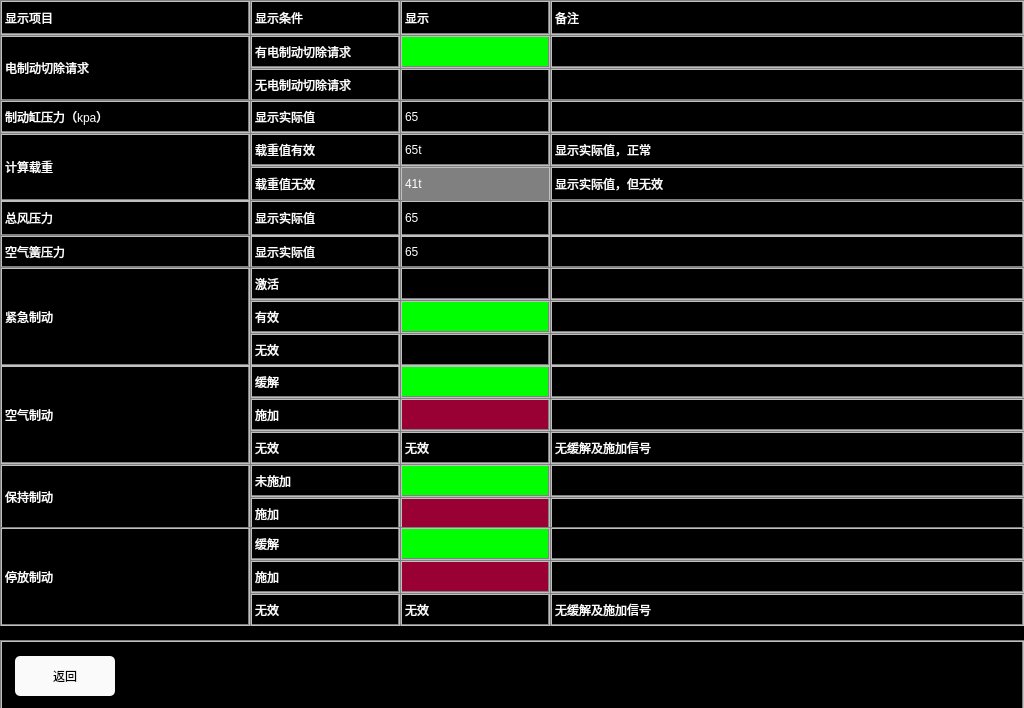
<?xml version="1.0" encoding="UTF-8"?>
<ui version="4.0">
 <class>BrakestateHelpPage</class>
 <widget class="QWidget" name="BrakestateHelpPage">
  <property name="geometry">
   <rect>
    <x>0</x>
    <y>0</y>
    <width>1024</width>
    <height>708</height>
   </rect>
  </property>
  <property name="windowTitle">
   <string>Form</string>
  </property>
  <property name="styleSheet">
   <string notr="true">QLabel
{
	color: white;
	border: 2px groove, gray;
    border-color: gray;
	font: 20px, &quot;SimHei&quot;;	
}

QWidget
{
	background-color: black;
}

QPushButton
{
	font: 20px, &quot;SimHei&quot;;
    color: black;
	background-color: rgb(250, 250, 250);
	border-radius: 5px;
}</string>
  </property>
  <widget class="QLabel" name="label_defaultInfo1_13">
   <property name="geometry">
    <rect>
     <x>400</x>
     <y>398</y>
     <width>150</width>
     <height>33</height>
    </rect>
   </property>
   <property name="styleSheet">
    <string notr="true">font: 15px; color: white; background-color: rgb(153,0,51); border: 2px groove, gray; border-color: gray;</string>
   </property>
   <property name="text">
    <string/>
   </property>
  </widget>
  <widget class="QLabel" name="label_defaultInfo1_15">
   <property name="geometry">
    <rect>
     <x>250</x>
     <y>398</y>
     <width>150</width>
     <height>33</height>
    </rect>
   </property>
   <property name="text">
    <string>施加</string>
   </property>
  </widget>
  <widget class="QLabel" name="label_defaultInfo1_9">
   <property name="geometry">
    <rect>
     <x>550</x>
     <y>365</y>
     <width>474</width>
     <height>33</height>
    </rect>
   </property>
   <property name="text">
    <string/>
   </property>
  </widget>
  <widget class="QLabel" name="label_defaultInfo1_14">
   <property name="geometry">
    <rect>
     <x>550</x>
     <y>398</y>
     <width>474</width>
     <height>33</height>
    </rect>
   </property>
   <property name="text">
    <string/>
   </property>
  </widget>
  <widget class="QLabel" name="label_voltage1_2">
   <property name="geometry">
    <rect>
     <x>550</x>
     <y>68</y>
     <width>474</width>
     <height>33</height>
    </rect>
   </property>
   <property name="text">
    <string/>
   </property>
  </widget>
  <widget class="QLabel" name="label_voltage1_1">
   <property name="geometry">
    <rect>
     <x>400</x>
     <y>68</y>
     <width>150</width>
     <height>33</height>
    </rect>
   </property>
   <property name="styleSheet">
    <string notr="true"/>
   </property>
   <property name="text">
    <string/>
   </property>
  </widget>
  <widget class="QLabel" name="label_breakLevel4_3">
   <property name="geometry">
    <rect>
     <x>550</x>
     <y>0</y>
     <width>474</width>
     <height>35</height>
    </rect>
   </property>
   <property name="text">
    <string>备注</string>
   </property>
  </widget>
  <widget class="QLabel" name="label_current_2">
   <property name="geometry">
    <rect>
     <x>0</x>
     <y>0</y>
     <width>250</width>
     <height>35</height>
    </rect>
   </property>
   <property name="text">
    <string>显示项目</string>
   </property>
  </widget>
  <widget class="QLabel" name="label_defaultInfo1_10">
   <property name="geometry">
    <rect>
     <x>250</x>
     <y>365</y>
     <width>150</width>
     <height>33</height>
    </rect>
   </property>
   <property name="text">
    <string>缓解</string>
   </property>
  </widget>
  <widget class="QLabel" name="label_defaultInfo_2">
   <property name="geometry">
    <rect>
     <x>0</x>
     <y>365</y>
     <width>250</width>
     <height>99</height>
    </rect>
   </property>
   <property name="text">
    <string>空气制动</string>
   </property>
  </widget>
  <widget class="QLabel" name="label_viewComment">
   <property name="geometry">
    <rect>
     <x>550</x>
     <y>35</y>
     <width>474</width>
     <height>33</height>
    </rect>
   </property>
   <property name="text">
    <string/>
   </property>
  </widget>
  <widget class="QLabel" name="label_viewCondition">
   <property name="geometry">
    <rect>
     <x>250</x>
     <y>35</y>
     <width>150</width>
     <height>33</height>
    </rect>
   </property>
   <property name="text">
    <string>有电制动切除请求</string>
   </property>
  </widget>
  <widget class="QLabel" name="label_viewItem">
   <property name="geometry">
    <rect>
     <x>400</x>
     <y>35</y>
     <width>150</width>
     <height>33</height>
    </rect>
   </property>
   <property name="styleSheet">
    <string notr="true">background-color: rgb(0,255,0);</string>
   </property>
   <property name="text">
    <string/>
   </property>
  </widget>
  <widget class="QLabel" name="label_voltage">
   <property name="geometry">
    <rect>
     <x>0</x>
     <y>35</y>
     <width>250</width>
     <height>66</height>
    </rect>
   </property>
   <property name="text">
    <string>电制动切除请求</string>
   </property>
  </widget>
  <widget class="QLabel" name="label_voltage1">
   <property name="geometry">
    <rect>
     <x>250</x>
     <y>68</y>
     <width>150</width>
     <height>33</height>
    </rect>
   </property>
   <property name="text">
    <string>无电制动切除请求</string>
   </property>
  </widget>
  <widget class="QLabel" name="label_breakLevel4_4">
   <property name="geometry">
    <rect>
     <x>400</x>
     <y>0</y>
     <width>150</width>
     <height>35</height>
    </rect>
   </property>
   <property name="styleSheet">
    <string notr="true"/>
   </property>
   <property name="text">
    <string>显示</string>
   </property>
  </widget>
  <widget class="QLabel" name="label_breakLevel4_5">
   <property name="geometry">
    <rect>
     <x>250</x>
     <y>0</y>
     <width>150</width>
     <height>35</height>
    </rect>
   </property>
   <property name="text">
    <string>显示条件</string>
   </property>
  </widget>
  <widget class="QLabel" name="label_current">
   <property name="geometry">
    <rect>
     <x>0</x>
     <y>200</y>
     <width>250</width>
     <height>36</height>
    </rect>
   </property>
   <property name="text">
    <string>总风压力</string>
   </property>
  </widget>
  <widget class="QLabel" name="label_defaultInfo1_11">
   <property name="geometry">
    <rect>
     <x>400</x>
     <y>365</y>
     <width>150</width>
     <height>33</height>
    </rect>
   </property>
   <property name="styleSheet">
    <string notr="true">background-color: rgb(0,255,0);
color:black;</string>
   </property>
   <property name="text">
    <string/>
   </property>
  </widget>
  <widget class="QLabel" name="label_breakLevel4_6">
   <property name="geometry">
    <rect>
     <x>550</x>
     <y>166</y>
     <width>474</width>
     <height>35</height>
    </rect>
   </property>
   <property name="text">
    <string>显示实际值，但无效</string>
   </property>
  </widget>
  <widget class="QLabel" name="label_current_3">
   <property name="geometry">
    <rect>
     <x>0</x>
     <y>133</y>
     <width>250</width>
     <height>68</height>
    </rect>
   </property>
   <property name="text">
    <string>计算载重</string>
   </property>
  </widget>
  <widget class="QLabel" name="label_breakLevel3_3">
   <property name="geometry">
    <rect>
     <x>550</x>
     <y>133</y>
     <width>474</width>
     <height>33</height>
    </rect>
   </property>
   <property name="text">
    <string>显示实际值，正常</string>
   </property>
  </widget>
  <widget class="QLabel" name="label_breakLevel3_4">
   <property name="geometry">
    <rect>
     <x>400</x>
     <y>133</y>
     <width>150</width>
     <height>33</height>
    </rect>
   </property>
   <property name="styleSheet">
    <string notr="true"/>
   </property>
   <property name="text">
    <string>65t</string>
   </property>
  </widget>
  <widget class="QLabel" name="label_breakLevel4_7">
   <property name="geometry">
    <rect>
     <x>400</x>
     <y>166</y>
     <width>150</width>
     <height>35</height>
    </rect>
   </property>
   <property name="styleSheet">
    <string notr="true">background-color: grey;</string>
   </property>
   <property name="text">
    <string>41t</string>
   </property>
  </widget>
  <widget class="QLabel" name="label_breakLevel3_5">
   <property name="geometry">
    <rect>
     <x>250</x>
     <y>133</y>
     <width>150</width>
     <height>33</height>
    </rect>
   </property>
   <property name="text">
    <string>载重值有效</string>
   </property>
  </widget>
  <widget class="QLabel" name="label_breakLevel4_8">
   <property name="geometry">
    <rect>
     <x>250</x>
     <y>166</y>
     <width>150</width>
     <height>35</height>
    </rect>
   </property>
   <property name="text">
    <string>载重值无效</string>
   </property>
  </widget>
  <widget class="QLabel" name="label_defaultInfo1_7">
   <property name="geometry">
    <rect>
     <x>400</x>
     <y>235</y>
     <width>150</width>
     <height>33</height>
    </rect>
   </property>
   <property name="styleSheet">
    <string notr="true"/>
   </property>
   <property name="text">
    <string>65</string>
   </property>
  </widget>
  <widget class="QLabel" name="label_defaultInfo">
   <property name="geometry">
    <rect>
     <x>0</x>
     <y>235</y>
     <width>250</width>
     <height>33</height>
    </rect>
   </property>
   <property name="text">
    <string>空气簧压力</string>
   </property>
  </widget>
  <widget class="QLabel" name="label_defaultInfo1_6">
   <property name="geometry">
    <rect>
     <x>550</x>
     <y>235</y>
     <width>474</width>
     <height>33</height>
    </rect>
   </property>
   <property name="text">
    <string/>
   </property>
  </widget>
  <widget class="QLabel" name="label_defaultInfo1_8">
   <property name="geometry">
    <rect>
     <x>250</x>
     <y>235</y>
     <width>150</width>
     <height>33</height>
    </rect>
   </property>
   <property name="text">
    <string>显示实际值</string>
   </property>
  </widget>
  <widget class="QLabel" name="label_defaultInfo1_21">
   <property name="geometry">
    <rect>
     <x>550</x>
     <y>200</y>
     <width>474</width>
     <height>36</height>
    </rect>
   </property>
   <property name="text">
    <string/>
   </property>
  </widget>
  <widget class="QLabel" name="label_defaultInfo1_22">
   <property name="geometry">
    <rect>
     <x>250</x>
     <y>200</y>
     <width>150</width>
     <height>36</height>
    </rect>
   </property>
   <property name="text">
    <string>显示实际值</string>
   </property>
  </widget>
  <widget class="QLabel" name="label_defaultInfo1_23">
   <property name="geometry">
    <rect>
     <x>400</x>
     <y>200</y>
     <width>150</width>
     <height>36</height>
    </rect>
   </property>
   <property name="styleSheet">
    <string notr="true"/>
   </property>
   <property name="text">
    <string>65</string>
   </property>
  </widget>
  <widget class="QPushButton" name="btn_back">
   <property name="geometry">
    <rect>
     <x>15</x>
     <y>656</y>
     <width>100</width>
     <height>40</height>
    </rect>
   </property>
   <property name="styleSheet">
    <string notr="true">font: 20px, &quot;SimHei&quot;;
color: black;
background-color: rgb(250, 250, 250);
border-radius: 5px;</string>
   </property>
   <property name="text">
    <string>返回</string>
   </property>
  </widget>
  <widget class="QLabel" name="NavigatorBackground">
   <property name="geometry">
    <rect>
     <x>0</x>
     <y>640</y>
     <width>1024</width>
     <height>70</height>
    </rect>
   </property>
   <property name="text">
    <string/>
   </property>
  </widget>
  <widget class="QLabel" name="label_breakLevel_2">
   <property name="geometry">
    <rect>
     <x>0</x>
     <y>100</y>
     <width>250</width>
     <height>33</height>
    </rect>
   </property>
   <property name="text">
    <string>制动缸压力（kpa）</string>
   </property>
  </widget>
  <widget class="QLabel" name="label_defaultInfo1_12">
   <property name="geometry">
    <rect>
     <x>250</x>
     <y>100</y>
     <width>150</width>
     <height>33</height>
    </rect>
   </property>
   <property name="text">
    <string>显示实际值</string>
   </property>
  </widget>
  <widget class="QLabel" name="label_defaultInfo1_16">
   <property name="geometry">
    <rect>
     <x>400</x>
     <y>100</y>
     <width>150</width>
     <height>33</height>
    </rect>
   </property>
   <property name="styleSheet">
    <string notr="true"/>
   </property>
   <property name="text">
    <string>65</string>
   </property>
  </widget>
  <widget class="QLabel" name="label_defaultInfo1_17">
   <property name="geometry">
    <rect>
     <x>550</x>
     <y>100</y>
     <width>474</width>
     <height>33</height>
    </rect>
   </property>
   <property name="text">
    <string/>
   </property>
  </widget>
  <widget class="QLabel" name="label_defaultInfo1_33">
   <property name="geometry">
    <rect>
     <x>250</x>
     <y>300</y>
     <width>150</width>
     <height>33</height>
    </rect>
   </property>
   <property name="text">
    <string>有效</string>
   </property>
  </widget>
  <widget class="QLabel" name="label_defaultInfo1_34">
   <property name="geometry">
    <rect>
     <x>400</x>
     <y>333</y>
     <width>150</width>
     <height>33</height>
    </rect>
   </property>
   <property name="styleSheet">
    <string notr="true"/>
   </property>
   <property name="text">
    <string/>
   </property>
  </widget>
  <widget class="QLabel" name="label_defaultInfo1_35">
   <property name="geometry">
    <rect>
     <x>250</x>
     <y>333</y>
     <width>150</width>
     <height>33</height>
    </rect>
   </property>
   <property name="text">
    <string>无效</string>
   </property>
  </widget>
  <widget class="QLabel" name="label_defaultInfo1_36">
   <property name="geometry">
    <rect>
     <x>400</x>
     <y>300</y>
     <width>150</width>
     <height>33</height>
    </rect>
   </property>
   <property name="styleSheet">
    <string notr="true">background-color: rgb(0,255,0);
color:black;</string>
   </property>
   <property name="text">
    <string/>
   </property>
  </widget>
  <widget class="QLabel" name="label_defaultInfo1_37">
   <property name="geometry">
    <rect>
     <x>250</x>
     <y>267</y>
     <width>150</width>
     <height>33</height>
    </rect>
   </property>
   <property name="text">
    <string>激活</string>
   </property>
  </widget>
  <widget class="QLabel" name="label_defaultInfo1_38">
   <property name="geometry">
    <rect>
     <x>400</x>
     <y>267</y>
     <width>150</width>
     <height>33</height>
    </rect>
   </property>
   <property name="styleSheet">
    <string notr="true">image: url(:/image/STOP.png);</string>
   </property>
   <property name="text">
    <string/>
   </property>
  </widget>
  <widget class="QLabel" name="label_defaultInfo1_39">
   <property name="geometry">
    <rect>
     <x>550</x>
     <y>267</y>
     <width>474</width>
     <height>33</height>
    </rect>
   </property>
   <property name="text">
    <string/>
   </property>
  </widget>
  <widget class="QLabel" name="label_defaultInfo1_40">
   <property name="geometry">
    <rect>
     <x>550</x>
     <y>333</y>
     <width>474</width>
     <height>33</height>
    </rect>
   </property>
   <property name="text">
    <string/>
   </property>
  </widget>
  <widget class="QLabel" name="label_defaultInfo_4">
   <property name="geometry">
    <rect>
     <x>0</x>
     <y>267</y>
     <width>250</width>
     <height>99</height>
    </rect>
   </property>
   <property name="text">
    <string>紧急制动</string>
   </property>
  </widget>
  <widget class="QLabel" name="label_defaultInfo1_41">
   <property name="geometry">
    <rect>
     <x>550</x>
     <y>300</y>
     <width>474</width>
     <height>33</height>
    </rect>
   </property>
   <property name="text">
    <string/>
   </property>
  </widget>
  <widget class="QLabel" name="label_defaultInfo_3">
   <property name="geometry">
    <rect>
     <x>0</x>
     <y>464</y>
     <width>250</width>
     <height>66</height>
    </rect>
   </property>
   <property name="text">
    <string>保持制动</string>
   </property>
  </widget>
  <widget class="QLabel" name="label_defaultInfo1_18">
   <property name="geometry">
    <rect>
     <x>250</x>
     <y>464</y>
     <width>150</width>
     <height>33</height>
    </rect>
   </property>
   <property name="text">
    <string>未施加</string>
   </property>
  </widget>
  <widget class="QLabel" name="label_defaultInfo1_19">
   <property name="geometry">
    <rect>
     <x>400</x>
     <y>464</y>
     <width>150</width>
     <height>33</height>
    </rect>
   </property>
   <property name="styleSheet">
    <string notr="true">background-color: rgb(0,255,0);
color:black;</string>
   </property>
   <property name="text">
    <string/>
   </property>
  </widget>
  <widget class="QLabel" name="label_defaultInfo1_20">
   <property name="geometry">
    <rect>
     <x>550</x>
     <y>464</y>
     <width>474</width>
     <height>33</height>
    </rect>
   </property>
   <property name="text">
    <string/>
   </property>
  </widget>
  <widget class="QLabel" name="label_defaultInfo1_24">
   <property name="geometry">
    <rect>
     <x>250</x>
     <y>497</y>
     <width>150</width>
     <height>33</height>
    </rect>
   </property>
   <property name="text">
    <string>施加</string>
   </property>
  </widget>
  <widget class="QLabel" name="label_defaultInfo1_25">
   <property name="geometry">
    <rect>
     <x>400</x>
     <y>497</y>
     <width>150</width>
     <height>33</height>
    </rect>
   </property>
   <property name="styleSheet">
    <string notr="true">font: 15px; color: white; background-color: rgb(153,0,51); border: 2px groove, gray; border-color: gray;</string>
   </property>
   <property name="text">
    <string/>
   </property>
  </widget>
  <widget class="QLabel" name="label_defaultInfo1_26">
   <property name="geometry">
    <rect>
     <x>550</x>
     <y>497</y>
     <width>474</width>
     <height>33</height>
    </rect>
   </property>
   <property name="text">
    <string/>
   </property>
  </widget>
  <widget class="QLabel" name="label_defaultInfo_5">
   <property name="geometry">
    <rect>
     <x>0</x>
     <y>527</y>
     <width>250</width>
     <height>99</height>
    </rect>
   </property>
   <property name="text">
    <string>停放制动</string>
   </property>
  </widget>
  <widget class="QLabel" name="label_defaultInfo1_27">
   <property name="geometry">
    <rect>
     <x>250</x>
     <y>527</y>
     <width>150</width>
     <height>33</height>
    </rect>
   </property>
   <property name="text">
    <string>缓解</string>
   </property>
  </widget>
  <widget class="QLabel" name="label_defaultInfo1_28">
   <property name="geometry">
    <rect>
     <x>400</x>
     <y>527</y>
     <width>150</width>
     <height>33</height>
    </rect>
   </property>
   <property name="styleSheet">
    <string notr="true">background-color: rgb(0,255,0);
color:black;</string>
   </property>
   <property name="text">
    <string/>
   </property>
  </widget>
  <widget class="QLabel" name="label_defaultInfo1_29">
   <property name="geometry">
    <rect>
     <x>550</x>
     <y>527</y>
     <width>474</width>
     <height>33</height>
    </rect>
   </property>
   <property name="text">
    <string/>
   </property>
  </widget>
  <widget class="QLabel" name="label_defaultInfo1_30">
   <property name="geometry">
    <rect>
     <x>250</x>
     <y>560</y>
     <width>150</width>
     <height>33</height>
    </rect>
   </property>
   <property name="text">
    <string>施加</string>
   </property>
  </widget>
  <widget class="QLabel" name="label_defaultInfo1_31">
   <property name="geometry">
    <rect>
     <x>400</x>
     <y>560</y>
     <width>150</width>
     <height>33</height>
    </rect>
   </property>
   <property name="styleSheet">
    <string notr="true">font: 15px; color: white; background-color: rgb(153,0,51); border: 2px groove, gray; border-color: gray;</string>
   </property>
   <property name="text">
    <string/>
   </property>
  </widget>
  <widget class="QLabel" name="label_defaultInfo1_32">
   <property name="geometry">
    <rect>
     <x>550</x>
     <y>560</y>
     <width>474</width>
     <height>33</height>
    </rect>
   </property>
   <property name="text">
    <string/>
   </property>
  </widget>
  <widget class="QLabel" name="label_defaultInfo1_42">
   <property name="geometry">
    <rect>
     <x>250</x>
     <y>431</y>
     <width>150</width>
     <height>33</height>
    </rect>
   </property>
   <property name="text">
    <string>无效</string>
   </property>
  </widget>
  <widget class="QLabel" name="label_defaultInfo1_43">
   <property name="geometry">
    <rect>
     <x>400</x>
     <y>431</y>
     <width>150</width>
     <height>33</height>
    </rect>
   </property>
   <property name="styleSheet">
    <string notr="true"/>
   </property>
   <property name="text">
    <string>无效</string>
   </property>
  </widget>
  <widget class="QLabel" name="label_defaultInfo1_44">
   <property name="geometry">
    <rect>
     <x>550</x>
     <y>431</y>
     <width>474</width>
     <height>33</height>
    </rect>
   </property>
   <property name="text">
    <string>无缓解及施加信号</string>
   </property>
  </widget>
  <widget class="QLabel" name="label_defaultInfo1_45">
   <property name="geometry">
    <rect>
     <x>550</x>
     <y>593</y>
     <width>474</width>
     <height>33</height>
    </rect>
   </property>
   <property name="text">
    <string>无缓解及施加信号</string>
   </property>
  </widget>
  <widget class="QLabel" name="label_defaultInfo1_46">
   <property name="geometry">
    <rect>
     <x>400</x>
     <y>593</y>
     <width>150</width>
     <height>33</height>
    </rect>
   </property>
   <property name="styleSheet">
    <string notr="true"/>
   </property>
   <property name="text">
    <string>无效</string>
   </property>
  </widget>
  <widget class="QLabel" name="label_defaultInfo1_47">
   <property name="geometry">
    <rect>
     <x>250</x>
     <y>593</y>
     <width>150</width>
     <height>33</height>
    </rect>
   </property>
   <property name="text">
    <string>无效</string>
   </property>
  </widget>
  <zorder>NavigatorBackground</zorder>
  <zorder>label_defaultInfo1_13</zorder>
  <zorder>label_defaultInfo1_15</zorder>
  <zorder>label_defaultInfo1_9</zorder>
  <zorder>label_defaultInfo1_14</zorder>
  <zorder>label_voltage1_2</zorder>
  <zorder>label_voltage1_1</zorder>
  <zorder>label_breakLevel4_3</zorder>
  <zorder>label_current_2</zorder>
  <zorder>label_defaultInfo1_10</zorder>
  <zorder>label_defaultInfo_2</zorder>
  <zorder>label_viewComment</zorder>
  <zorder>label_viewCondition</zorder>
  <zorder>label_viewItem</zorder>
  <zorder>label_voltage</zorder>
  <zorder>label_voltage1</zorder>
  <zorder>label_breakLevel4_4</zorder>
  <zorder>label_breakLevel4_5</zorder>
  <zorder>label_current</zorder>
  <zorder>label_defaultInfo1_11</zorder>
  <zorder>label_breakLevel4_6</zorder>
  <zorder>label_current_3</zorder>
  <zorder>label_breakLevel3_3</zorder>
  <zorder>label_breakLevel3_4</zorder>
  <zorder>label_breakLevel4_7</zorder>
  <zorder>label_breakLevel3_5</zorder>
  <zorder>label_breakLevel4_8</zorder>
  <zorder>label_defaultInfo1_7</zorder>
  <zorder>label_defaultInfo</zorder>
  <zorder>label_defaultInfo1_6</zorder>
  <zorder>label_defaultInfo1_8</zorder>
  <zorder>label_defaultInfo1_21</zorder>
  <zorder>label_defaultInfo1_22</zorder>
  <zorder>label_defaultInfo1_23</zorder>
  <zorder>btn_back</zorder>
  <zorder>label_breakLevel_2</zorder>
  <zorder>label_defaultInfo1_12</zorder>
  <zorder>label_defaultInfo1_16</zorder>
  <zorder>label_defaultInfo1_17</zorder>
  <zorder>label_defaultInfo1_33</zorder>
  <zorder>label_defaultInfo1_34</zorder>
  <zorder>label_defaultInfo1_35</zorder>
  <zorder>label_defaultInfo1_36</zorder>
  <zorder>label_defaultInfo1_37</zorder>
  <zorder>label_defaultInfo1_38</zorder>
  <zorder>label_defaultInfo1_39</zorder>
  <zorder>label_defaultInfo1_40</zorder>
  <zorder>label_defaultInfo_4</zorder>
  <zorder>label_defaultInfo1_41</zorder>
  <zorder>label_defaultInfo_3</zorder>
  <zorder>label_defaultInfo1_18</zorder>
  <zorder>label_defaultInfo1_19</zorder>
  <zorder>label_defaultInfo1_20</zorder>
  <zorder>label_defaultInfo1_24</zorder>
  <zorder>label_defaultInfo1_25</zorder>
  <zorder>label_defaultInfo1_26</zorder>
  <zorder>label_defaultInfo_5</zorder>
  <zorder>label_defaultInfo1_27</zorder>
  <zorder>label_defaultInfo1_28</zorder>
  <zorder>label_defaultInfo1_29</zorder>
  <zorder>label_defaultInfo1_30</zorder>
  <zorder>label_defaultInfo1_31</zorder>
  <zorder>label_defaultInfo1_32</zorder>
  <zorder>label_defaultInfo1_42</zorder>
  <zorder>label_defaultInfo1_43</zorder>
  <zorder>label_defaultInfo1_44</zorder>
  <zorder>label_defaultInfo1_45</zorder>
  <zorder>label_defaultInfo1_46</zorder>
  <zorder>label_defaultInfo1_47</zorder>
 </widget>
 <resources/>
 <connections/>
</ui>
